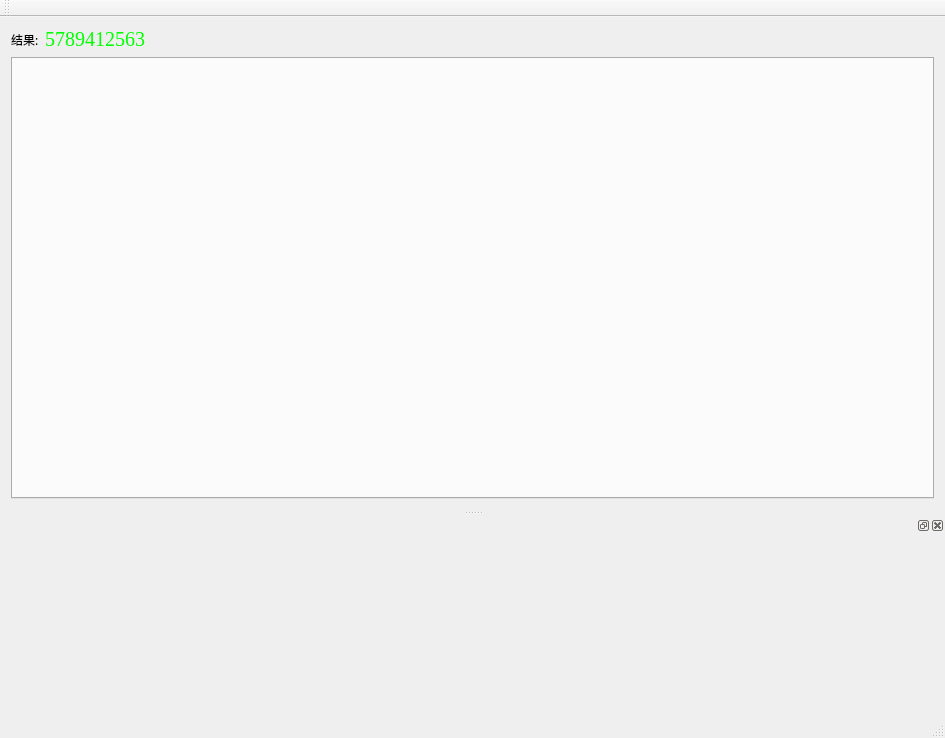
<?xml version="1.0" encoding="UTF-8"?>
<ui version="4.0">
 <class>MainWindowClass</class>
 <widget class="QMainWindow" name="MainWindowClass">
  <property name="geometry">
   <rect>
    <x>0</x>
    <y>0</y>
    <width>945</width>
    <height>738</height>
   </rect>
  </property>
  <property name="windowTitle">
   <string>MainWindow</string>
  </property>
  <widget class="QWidget" name="centralWidget">
   <layout class="QVBoxLayout" name="verticalLayout">
    <item>
     <layout class="QHBoxLayout" name="horizontalLayout">
      <item>
       <widget class="QLabel" name="label">
        <property name="font">
         <font>
          <family>Sarasa UI SC</family>
         </font>
        </property>
        <property name="text">
         <string>结果:</string>
        </property>
       </widget>
      </item>
      <item>
       <widget class="QLabel" name="ScanCount">
        <property name="font">
         <font>
          <family>Georgia</family>
          <pointsize>15</pointsize>
         </font>
        </property>
        <property name="styleSheet">
         <string notr="true">QLabel {
  color: rgb(0, 255, 0);
}
</string>
        </property>
        <property name="text">
         <string>5789412563</string>
        </property>
        <property name="alignment">
         <set>Qt::AlignRight|Qt::AlignTrailing|Qt::AlignVCenter</set>
        </property>
       </widget>
      </item>
      <item>
       <spacer name="horizontalSpacer">
        <property name="orientation">
         <enum>Qt::Horizontal</enum>
        </property>
        <property name="sizeHint" stdset="0">
         <size>
          <width>40</width>
          <height>20</height>
         </size>
        </property>
       </spacer>
      </item>
     </layout>
    </item>
    <item>
     <widget class="QTabWidget" name="tabWidget">
      <property name="font">
       <font>
        <family>Arial</family>
       </font>
      </property>
      <property name="tabShape">
       <enum>QTabWidget::Rounded</enum>
      </property>
      <property name="currentIndex">
       <number>-1</number>
      </property>
      <property name="usesScrollButtons">
       <bool>true</bool>
      </property>
      <property name="documentMode">
       <bool>false</bool>
      </property>
      <property name="tabsClosable">
       <bool>false</bool>
      </property>
      <property name="movable">
       <bool>false</bool>
      </property>
      <property name="tabBarAutoHide">
       <bool>true</bool>
      </property>
     </widget>
    </item>
   </layout>
  </widget>
  <widget class="QMenuBar" name="menuBar">
   <property name="geometry">
    <rect>
     <x>0</x>
     <y>0</y>
     <width>945</width>
     <height>22</height>
    </rect>
   </property>
  </widget>
  <widget class="QToolBar" name="mainToolBar">
   <attribute name="toolBarArea">
    <enum>TopToolBarArea</enum>
   </attribute>
   <attribute name="toolBarBreak">
    <bool>false</bool>
   </attribute>
  </widget>
  <widget class="QStatusBar" name="statusBar"/>
  <widget class="QDockWidget" name="dock">
   <property name="minimumSize">
    <size>
     <width>58</width>
     <height>200</height>
    </size>
   </property>
   <property name="maximumSize">
    <size>
     <width>524287</width>
     <height>500</height>
    </size>
   </property>
   <property name="font">
    <font>
     <family>Arial</family>
    </font>
   </property>
   <property name="floating">
    <bool>false</bool>
   </property>
   <attribute name="dockWidgetArea">
    <number>8</number>
   </attribute>
   <widget class="QWidget" name="dockContents"/>
  </widget>
 </widget>
 <layoutdefault spacing="6" margin="11"/>
 <resources>
  <include location="MainWindow.qrc"/>
 </resources>
 <connections/>
</ui>
